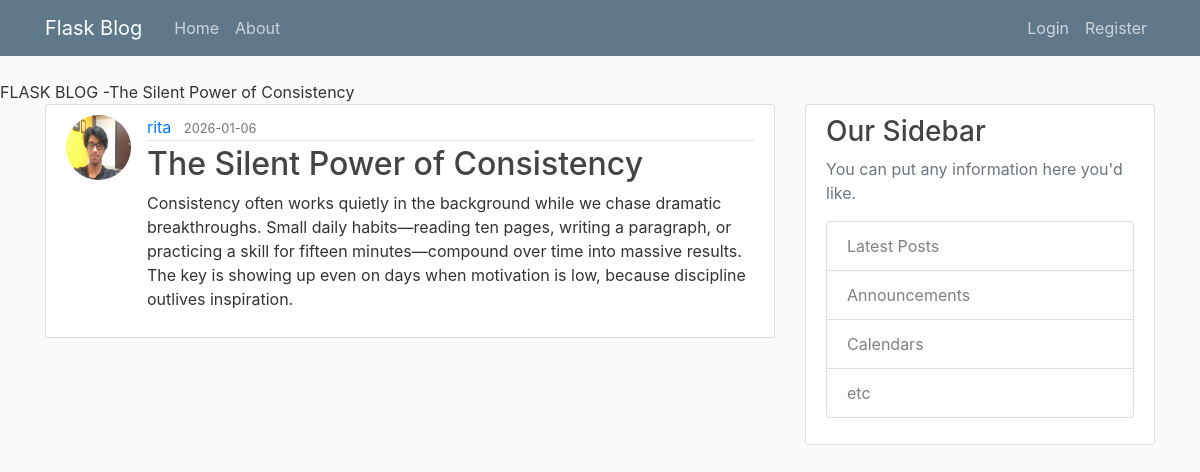
Page /post/9 on the committed database.
### app/models.py (models this page shows, shortened)
class Post(db.Model):
        id=db.Column(db.Integer,primary_key=True)
        title=db.Column(db.String(100),nullable=False)
        date_posted=db.Column(db.DateTime,nullable=False,default=datetime.utcnow)
        content=db.Column(db.Text,nullable=False)
        user_id=db.Column(db.Integer,db.ForeignKey('user.id'),nullable=False)

class User(db.Model,UserMixin):#usermixin is used to add flask login functionality to the suer model
    id=db.Column(db.Integer,primary_key=True)
    username=db.Column(db.String(20),unique=True,nullable=False)
    email=db.Column(db.String(120),unique=True,nullable=False)
    image_file=db.Column(db.String(20),nullable=False,default='default.jpeg')
    password=db.Column(db.String(60),nullable=False)
    posts=db.relationship('Post',backref='author',lazy=True) # we use this to create relationship between user and post like one to many relationship and the backref is used to add a column tto the post table which will reference the user who created the post and lazy is used to tell sqlalchemy when to load the data from the database

### app/routes.py (the view)
@app.route('/post/<int:post_id>')
def post(post_id):
    post=Post.query.get_or_404(post_id)
    return render_template('post.html',title=post.title,post=post)

### app/templates/post.html (shortened to what this page needs)
{% extends "layout.html" %}
{% block content %}
<article class="media content-section">
    <img class="rounded-circle article-img"
        src="{{ url_for('static', filename='profile_pics/' + post.author.image_file) }}">
    <div class="media-body">
        <div class="article-metadata">
            <a class="mr-2" href="{{ url_for('user_posts', username=post.author.username) }}">{{ post.author.username
                }}</a>
            <small class="text-muted">{{ post.date_posted.strftime('%Y-%m-%d') }}</small>
        </div>
        <h2 class="article-title">{{ post.title }}</h2>
        <p class="article-content">{{ post.content }}</p>
    </div>
</article>
{% endblock content %}

### app/templates/layout.html (shortened to what this page needs)
<!DOCTYPE html>
<html lang="en">
<head>
    <link rel="stylesheet" href="https://maxcdn.bootstrapcdn.com/bootstrap/4.0.0/css/bootstrap.min.css"
>
    <link rel="stylesheet" type="text/css" href="{{ url_for('static',filename='main.css')}}" {% if title %} <title>FLASK
    BLOG -{{ title }}</title>
    {% else %}
    <title>FLASK BLOG </title>
    {% endif %}
</head>
<body>
    <header class="site-header">
        <nav class="navbar navbar-expand-md navbar-dark bg-steel fixed-top">
            <div class="container">
                <a class="navbar-brand mr-4" href="/">Flask Blog</a>
                <div class="collapse navbar-collapse" id="navbarToggle">
                    <div class="navbar-nav mr-auto">
                        <a class="nav-item nav-link" href="{{ url_for('home') }}">Home</a>
                        <a class="nav-item nav-link" href="{{ url_for('about') }}">About</a>
                    </div>
                    <div class="navbar-nav">
                        {% if current_user.is_authenticated %}
                        <a class="nav-item nav-link" href="{{ url_for('new_post') }}">NEW POST</a>
                        <a class="nav-item nav-link" href="{{ url_for('account') }}">Account</a>
                        <a class="nav-item nav-link" href="{{ url_for('logout') }}">Logout</a>
                        {% else %}
                        <a class="nav-item nav-link" href="{{ url_for('login') }}">Login</a>
                        <a class="nav-item nav-link" href="{{ url_for('register') }}">Register</a>
                        {% endif %}
                    </div>
                </div>
            </div>
        </nav>
    </header>
    <main role="main" class="container">
        <div class="row">
            <div class="col-md-8">
                {% block content %}{% endblock %}
            </div>
            <div class="col-md-4">
                <div class="content-section">
                    <h3>Our Sidebar</h3>
                    <p class='text-muted'>You can put any information here you'd like.
                    <ul class="list-group">
                        <li class="list-group-item list-group-item-light">Latest Posts</li>
                        <li class="list-group-item list-group-item-light">Announcements</li>
                        <li class="list-group-item list-group-item-light">Calendars</li>
                        <li class="list-group-item list-group-item-light">etc</li>
                    </ul>
                    </p>
                </div>
            </div>
        </div>
    </main>
</body>
</html>

### app/static/main.css (style rules this page uses)
body { background: #fafafa; color: #333333; margin-top: 5rem; }
h1, h2, h3, h4, h5, h6 { color: #444444; }
.bg-steel { background-color: #5f788a; }
.site-header .navbar-nav .nav-link { color: #cbd5db; }
.content-section { background: #ffffff; padding: 10px 20px; border: 1px solid #dddddd; border-radius: 3px; margin-bottom: 20px; }
.article-title { color: #444444; }
.article-content { white-space: pre-line; }
.article-img { height: 65px; width: 65px; margin-right: 16px; }
.article-metadata { padding-bottom: 1px; margin-bottom: 4px; border-bottom: 1px solid #e3e3e3 }

### rows in the picture
Post: title "The Silent Power of Consistency", date_posted "2026-01-06", content "Consistency often works quietly in the background while we chase dramatic breakthroughs. Small daily habits—reading ten pages, writing a paragraph, or practicing a skill for fifteen minutes—compound over time into massive results. The key is showing up even on days when motivation is low, because discipline outlives inspiration."
User: image_file (picture), author.username "rita"
